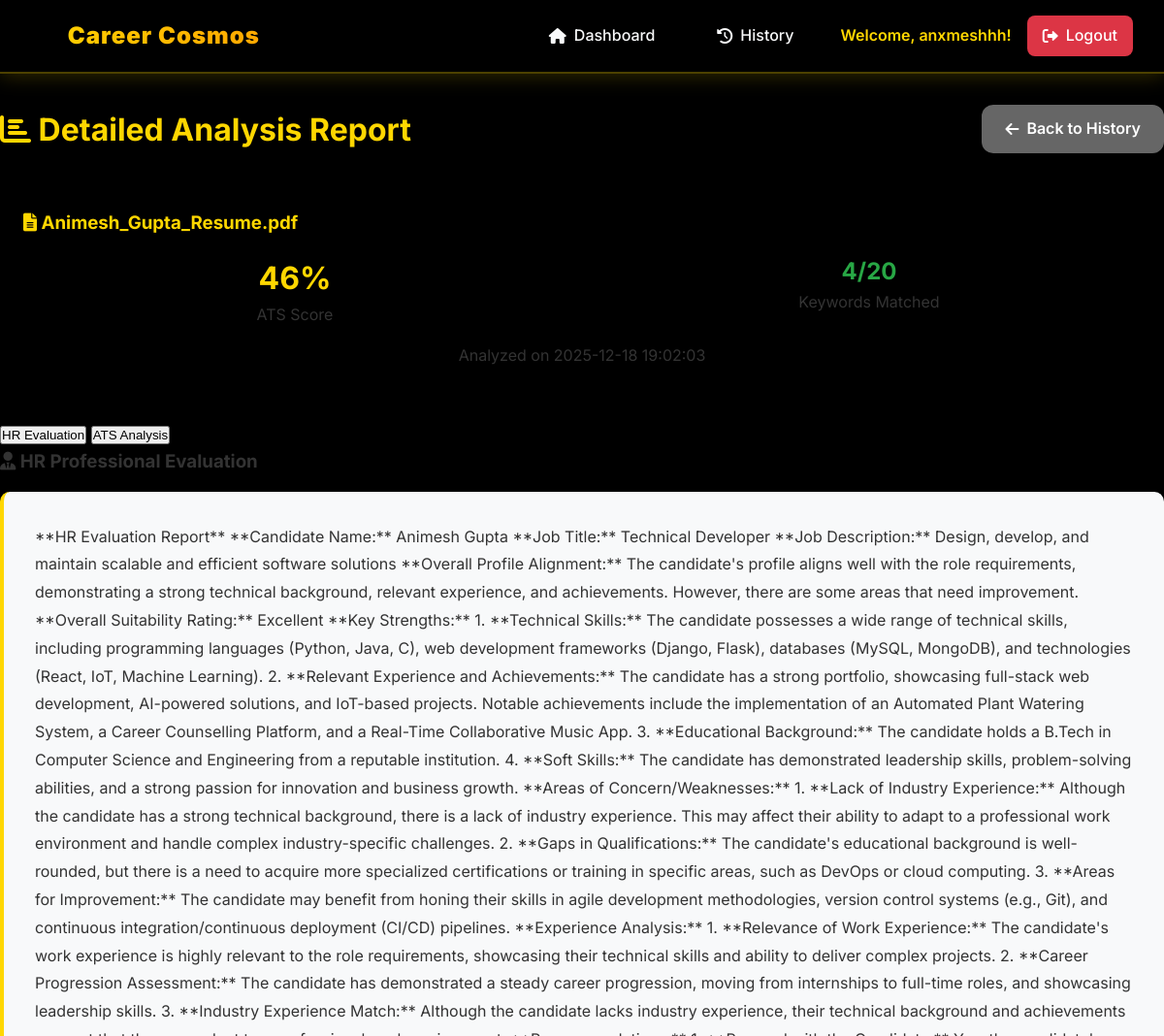
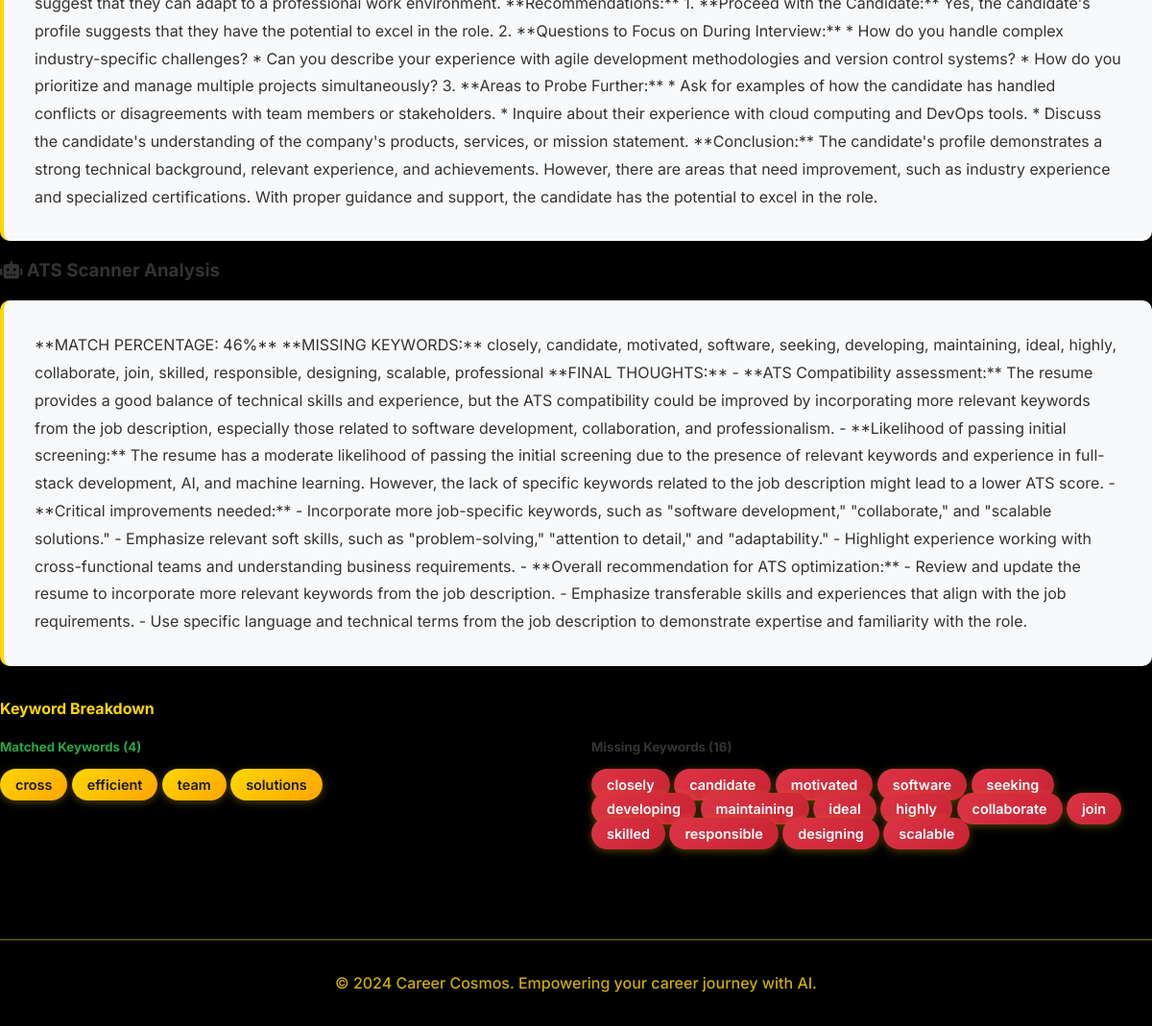
Page /view_analysis/6 (signed in) on the committed database (2 pictures, top to bottom).
### tables this page shows
CREATE TABLE analysis_history (
            id INTEGER PRIMARY KEY AUTOINCREMENT,
            user_id INTEGER,
            filename TEXT NOT NULL,
            ats_score INTEGER NOT NULL,
            keywords_matched INTEGER NOT NULL,
            total_keywords INTEGER NOT NULL,
            analysis_data TEXT,
            enhanced_resume TEXT,
            hr_evaluation TEXT,
            created_at TIMESTAMP DEFAULT CURRENT_TIMESTAMP,
            FOREIGN KEY (user_id) REFERENCES users (id)
        );

### app.py (the view)
@app.route('/view_analysis/<int:analysis_id>')
def view_analysis(analysis_id):
    if 'user_id' not in session:
        return redirect(url_for('login'))
    conn = sqlite3.connect('ats_tool.db')
    cursor = conn.cursor()
    cursor.execute('''
        SELECT filename, ats_score, analysis_data, enhanced_resume, hr_evaluation, created_at
        FROM analysis_history
        WHERE id = ? AND user_id = ?
    ''', (analysis_id, session['user_id']))
    result = cursor.fetchone()
    conn.close()
    if not result:
        flash('Analysis not found')
        return redirect(url_for('analysis_history'))
    filename, ats_score, analysis_data_json, enhanced_resume, hr_evaluation, created_at = result
    try:
        analysis_data = json.loads(analysis_data_json)
    except:
        analysis_data = {}
    ats_score = int(ats_score) if ats_score else 0
    return render_template('view_analysis.html',
                         analysis_id=analysis_id,
                         filename=filename,
                         ats_score=ats_score,
                         analysis_data=analysis_data,
                         enhanced_resume=enhanced_resume,
                         hr_evaluation=hr_evaluation,
                         created_at=created_at)

### templates/view_analysis.html (shortened to what this page needs)
{% extends "base.html" %}
{% block content %}
<div class="container" style="max-width: 1200px;">
    <div class="card">
        <div style="display: flex; justify-content: space-between; align-items: center; margin-bottom: 2rem; flex-wrap: wrap; gap: 1rem;">
            <h1 style="color: var(--primary-color);">
                <i class="fas fa-chart-bar"></i> Detailed Analysis Report
            </h1>
            <div>
                <a href="{{ url_for('analysis_history') }}" class="btn btn-secondary">
                    <i class="fas fa-arrow-left"></i> Back to History
                </a>
            </div>
        </div>
        <div style="background-color: var(--background-color); padding: 1.5rem; border-radius: 5px; margin-bottom: 2rem;">
            <h3 style="color: var(--primary-color); margin-bottom: 1rem;">
                <i class="fas fa-file-alt"></i> {{ filename }}
            </h3>
            <div style="display: grid; grid-template-columns: repeat(auto-fit, minmax(200px, 1fr)); gap: 2rem;">
                <div style="text-align: center;">
                    <div style="font-size: 2rem; font-weight: bold; color: var(--primary-color);">
                        {{ ats_score }}%
                    </div>
                    <div>ATS Score</div>
                </div>
                {% if analysis_data.ats_analysis %}
                <div style="text-align: center;">
                    <div style="font-size: 1.5rem; font-weight: bold; color: var(--success-color);">
                        {{ analysis_data.ats_analysis.matched_keywords|length }}/{{ analysis_data.ats_analysis.total_keywords }}
                    </div>
                    <div>Keywords Matched</div>
                </div>
                {% endif %}
            </div>
            <p style="color: var(--text-secondary); margin-top: 1rem; text-align: center;">
                Analyzed on {{ created_at }}
            </p>
        </div>
        <div class="tabs">
            <div class="tab-buttons">
                <button class="tab-btn active" data-tab="hr-eval">HR Evaluation</button>
                <button class="tab-btn" data-tab="ats-analysis">ATS Analysis</button>
            </div>
            <div id="hr-eval" class="tab-content active">
                <h3><i class="fas fa-user-tie"></i> HR Professional Evaluation</h3>
                <div class="evaluation-text">
                    {{ hr_evaluation|safe if hr_evaluation else "HR evaluation not available" }}
                </div>
            </div>
            <div id="ats-analysis" class="tab-content">
                <h3><i class="fas fa-robot"></i> ATS Scanner Analysis</h3>
                {% if analysis_data.ats_evaluation %}
                <div class="evaluation-text">
                    {{ analysis_data.ats_evaluation|safe }}
                </div>
                {% endif %}
                {% if analysis_data.ats_analysis %}
                <h4 style="color: var(--primary-color); margin: 2rem 0 1rem 0;">Keyword Breakdown</h4>
                <div style="display: grid; grid-template-columns: 1fr 1fr; gap: 2rem; margin-top: 1rem;">
                    <div>
                        <h5 style="color: var(--success-color); margin-bottom: 1rem;">
                            Matched Keywords ({{ analysis_data.ats_analysis.matched_keywords|length }})
                        </h5>
                        <div>
                            {% for keyword in analysis_data.ats_analysis.matched_keywords %}
                                <span class="keyword-tag">{{ keyword }}</span>
                            {% endfor %}
                        </div>
                    </div>
                    <div>
                        <h5 style="color: var(--error-color); margin-bottom: 1rem;">
                            Missing Keywords ({{ analysis_data.ats_analysis.missing_keywords|length }})
                        </h5>
                        <div>
                            {% for keyword in analysis_data.ats_analysis.missing_keywords[:15] %}
                                <span class="keyword-tag missing">{{ keyword }}</span>
                            {% endfor %}
                        </div>
                    </div>
                </div>
                {% endif %}
            </div>
        </div>
    </div>
</div>
{% endblock %}

### static/css/style.css (style rules this page uses)
:root { --primary-color: #ffd700; --secondary-color: #ffa500; --dark-color: #1a1a1a; --darker-color: #0d0d0d; --light-color: #f8f9fa; --text-color: #333; --text-light: #666; --border-color: #ddd; --success-color: #28a745; --warning-color: #ffc107; --danger-color: #dc3545; --shadow: 0 4px 6px rgba(0, 0, 0, 0.1); --shadow-lg: 0 10px 25px rgba(0, 0, 0, 0.15); }
* { margin: 0; padding: 0; box-sizing: border-box; }
body { font-family: 'Inter', 'Segoe UI', Tahoma, Geneva, Verdana, sans-serif; line-height: 1.6; color: var(--text-color); background: #000000; min-height: 100vh; position: relative; overflow-x: hidden; }
.btn { display: inline-flex; align-items: center; gap: 0.5rem; padding: 0.75rem 1.5rem; border: none; border-radius: 12px; font-size: 1rem; font-weight: 600; text-decoration: none; cursor: pointer; transition: all 0.3s ease; text-align: center; justify-content: center; position: relative; overflow: hidden; }
.btn::before { content: ''; position: absolute; top: 50%; left: 50%; width: 0; height: 0; border-radius: 50%; background: rgba(255, 255, 255, 0.5); transform: translate(-50%, -50%); transition: width 0.6s, height 0.6s; }
.btn-secondary { background: var(--text-light); color: white; }
.keyword-tag { background: linear-gradient(135deg, #FFD700 0%, #FFA500 100%); color: var(--dark-color); padding: 0.5rem 1rem; border-radius: 20px; font-size: 0.9rem; font-weight: 600; box-shadow: 0 2px 8px rgba(255, 215, 0, 0.3); transition: all 0.3s ease; animation: tagPop 0.3s ease-out; }
.keyword-tag.missing { background: linear-gradient(135deg, var(--danger-color) 0%, #c82333 100%); color: white; }
.evaluation-text { background: rgba(248, 249, 250, 0.95); padding: 2rem; border-radius: 15px; border-left: 5px solid #FFD700; margin: 1rem 0; line-height: 1.8; box-shadow: 0 3px 15px rgba(0, 0, 0, 0.1); }

### rows in the picture
analysis_history: filename "Animesh_Gupta_Resume.pdf", created_at "2025-12-18 19:02:03", hr_evaluation "**HR Evaluation Report** **Candidate Name:** Animesh Gupta **Job Title:** Technical Developer **Job Description:** Design, develop, and maintain scalable and efficient software solutions **Overall Profile Alignment:** The candidate's profile aligns well with the role requirements, demonstrating a strong technical background, relevant experience, and achievements. However, there are some areas that need improvement. **Overall Suitability Rating:** Excellent **Key Strengths:** 1. **Technical Skills:** The candidate possesses a wide range of technical skills, including programming languages (Python, Java, C), web development frameworks (Django, Flask), databases (MySQL, MongoDB), and…"

### other values in the picture
{{ session.username }} "anxmeshhh"
{{ ats_score }} "46"
{{ analysis_data.ats_analysis.matched_keywords|length }} "4"
{{ analysis_data.ats_analysis.total_keywords }} "20"
{{ keyword }} "cross" "efficient" "team" "solutions"
{{ analysis_data.ats_analysis.missing_keywords|length }} "16"
{{ keyword }} "closely" "candidate" "motivated" "software" "seeking" "developing" "maintaining" "ideal" "highly" "collaborate" "join" "skilled" "responsible" "designing" "scalable"
